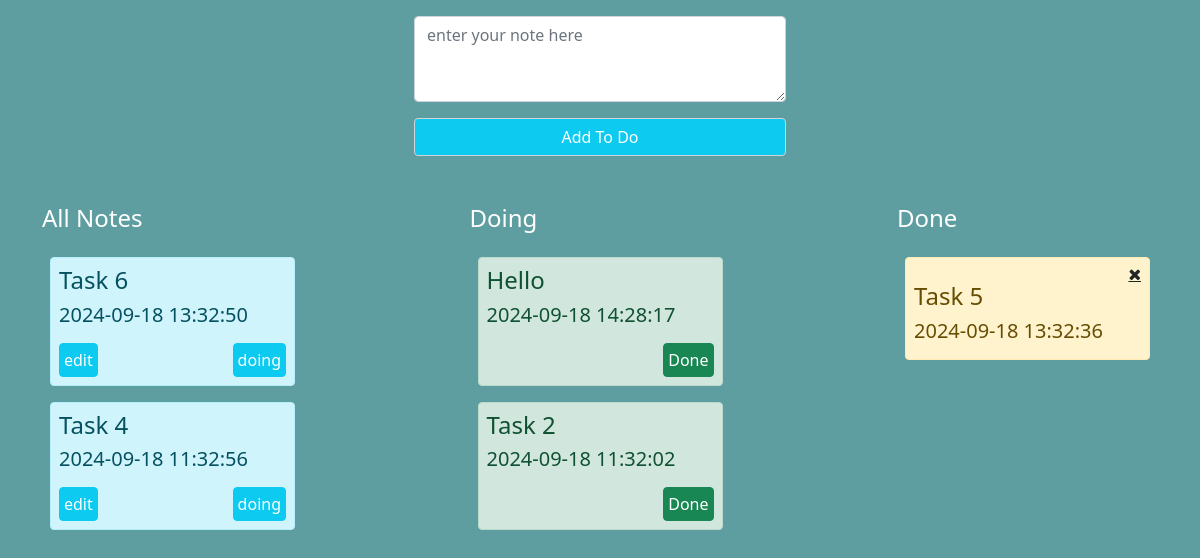
The page / on the database its author committed.
### tables this page shows
CREATE TABLE `todo` (
  `id` int(11) UNSIGNED NOT NULL,
  `title` varchar(255) DEFAULT NULL,
  `status` enum('todo','doing','done') DEFAULT 'todo',
  `created_at` datetime DEFAULT current_timestamp()
);

### index.php (the view, shortened to what this page needs)
<?php
require_once 'inc/header.php';
?>
<body>
    <div class="container my-3 ">
        <div class="row d-flex justify-content-center">
            <div class="container mb-5 d-flex justify-content-center">
                <div class="col-md-4">
                    <form action="handle/addToDo.php" method="post">
                        <textarea type="text" class="form-control" rows="3" name="title" id=""
                            placeholder="enter your note here"></textarea>
                        <div class="text-center">
                            <button type="submit" name="submit" class="form-control text-white bg-info mt-3 ">Add To
                                Do</button>
                        </div>
                    </form>
                </div>
            </div>
        </div>
        <div class="row d-flex justify-content-between">
            <div class="col-md-3 ">
                <h4 class="text-white">All Notes</h4>
                <div class="m-2  py-3">
                    <div class="show-to-do">
                        <?php
                        $runQuery = $conn->query("SELECT * FROM todo WHERE status = 'todo' ORDER BY id DESC");
                        if ($runQuery->rowCount() > 0) {
                            while ($data = $runQuery->fetch(PDO::FETCH_ASSOC)) { ?>
                        <div class="alert alert-info p-2">
                            <h4><?php echo $data['title'] ?></h4>
                            <h5><?php echo $data['created_at'] ?></h5>
                            <div class="d-flex justify-content-between mt-3">
                                <a href="edit.php?id=<?php echo $data['id'] ?>"
                                    class="btn btn-info p-1 text-white">edit</a>
                                <a href="handle/goto.php?status=doing&id=<?php echo $data['id'] ?>"
                                    class="btn btn-info p-1 text-white">doing</a>
                            </div>
                        </div>
                        <?php }
                        }
                        ?>
                    </div>
                </div>
            </div>
            <div class="col-md-3 ">
                <h4 class="text-white">Doing</h4>
                <div class="m-2 py-3">
                    <div class="show-to-do">
                        <?php
                        $runQuery = $conn->query("SELECT * FROM todo WHERE status = 'doing' ORDER BY id DESC");
                        if ($runQuery->rowCount() > 0) {
                            while ($data = $runQuery->fetch(PDO::FETCH_ASSOC)) { ?>
                        <div class="alert alert-success p-2">
                            <h4><?php echo $data['title'] ?></h4>
                            <h5><?php echo $data['created_at'] ?></h5>
                            <div class="d-flex justify-content-between mt-3">
                                <a href="handle/goto.php?status=done&id=<?php echo $data['id'] ?>"
                                    class="btn btn-success p-1 text-white">Done</a>
                            </div>
                        </div>
                        <?php }
                        }
                        ?>
                    </div>
                </div>
            </div>
            <div class="col-md-3">
                <h4 class="text-white">Done</h4>
                <div class="m-2 py-3">
                    <div class="show-to-do">
                        <?php
                        $runQuery = $conn->query("SELECT * FROM todo WHERE status = 'done' ORDER BY id DESC");
                        if ($runQuery->rowCount() > 0) {
                            while ($data = $runQuery->fetch(PDO::FETCH_ASSOC)) { ?>
                        <div class="alert alert-warning p-2">
                            <a href="handle/delete.php?id=<?php echo $data['id'] ?>" onclick="confirm('are your sure')"
                                class="remove-to-do text-dark d-flex justify-content-end "><i class="fa fa-close"
                                    style="font-size:16px;"></i></a>
                            <h4><?php echo $data['title'] ?></h4>
                            <h5><?php echo $data['created_at'] ?></h5>
                        </div>
                        <?php }
                        }
                        ?>
                    </div>
                </div>
            </div>
        </div>
    </div>
</body>
</html>

### inc/header.php (shortened to what this page needs)
<!DOCTYPE html>
<html lang="en">
<head>
    <link rel="stylesheet" href="https://cdnjs.cloudflare.com/ajax/libs/font-awesome/4.7.0/css/font-awesome.min.css">
    <link rel="stylesheet" href="assets/css/bootstrap.min.css">
    <link rel="stylesheet" href="assets/css/style.css">
</head>

### assets/css/style.css (style rules this page uses)
body { background-color: cadetblue; padding: 0; margin: 0; }

### rows shown on the page
todo: title "Task 6", created_at "2024-09-18 13:32:50"
todo: title "Task 4", created_at "2024-09-18 11:32:56"
todo: title "Hello", created_at "2024-09-18 14:28:17"
todo: title "Task 2", created_at "2024-09-18 11:32:02"
todo: title "Task 5", created_at "2024-09-18 13:32:36"
